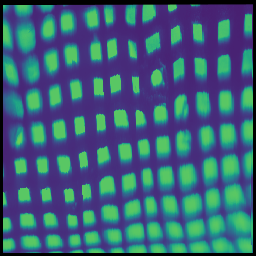
#> input picture Image Processing/Cap403border.png, 256 x 256 px
$ python 'Technique Testing.py'
#> lines starting #> are read from the running program, lines starting #| are printed output that depends on the picture; after the words box and inside, x2 and y2 are one past the last pixel; in counts of white or black regions, pixels touching at a corner belong together
from scipy import ndimage as ndi
import skimage as ski
import skimage.morphology as morph
from skimage.color import label2rgb
from skimage.feature import canny
import matplotlib.pyplot as plt

img = ski.io.imread('Cap403border.png', as_gray=True)
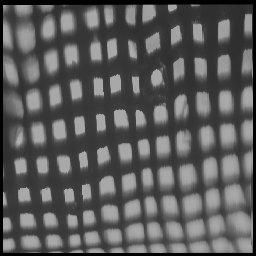
#> img: shape (256, 256) float64; min 0, max 0.696, mean 0.355
edges = canny(img, sigma=3.5)
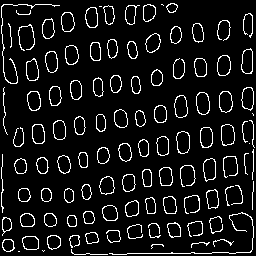
#> edges: shape (256, 256) bool; 8.6% white in thin lines or dots
edges = morph.dilation(edges)
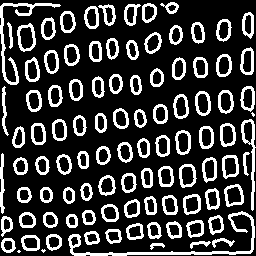
#> edges: shape (256, 256) bool; 23.2% white; 99 white regions (3 under 20 px), largest, box (x1, y1, x2, y2) and area: (68, 211, 255, 256) 915, (0, 3, 61, 85) 592, (241, 119, 256, 211) 369
filled = ndi.binary_fill_holes(edges)
#> filled: shape (256, 256) bool; 37.5% white; 99 white regions (3 under 20 px), largest, box (x1, y1, x2, y2) and area: (68, 211, 255, 256) 959, (0, 3, 61, 85) 592, (241, 119, 256, 211) 503
filled = morph.erosion(filled)
#> filled: shape (256, 256) bool; 28.3% white; 105 white regions (5 under 20 px), largest, box (x1, y1, x2, y2) and area: (18, 24, 35, 51) 360, (225, 185, 243, 206) 300, (180, 165, 196, 187) 290
filled = morph.remove_small_objects(filled, min_size=70)
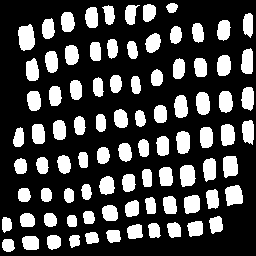
#> filled: shape (256, 256) bool; 27% white; 88 white regions, largest, box (x1, y1, x2, y2) and area: (18, 24, 35, 51) 360, (225, 185, 243, 206) 300, (180, 165, 196, 187) 290
labeled, _ = ndi.label(filled)
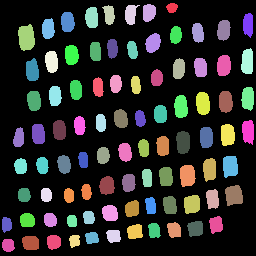
#> labeled: shape (256, 256) int32; 89 distinct labels, from 0 to 88; one colour per label, 0 black

image_label_overlay = label2rgb(labeled, image=filled)
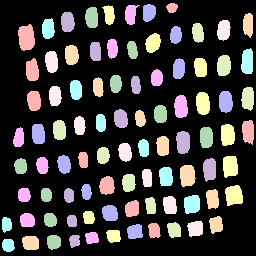
#> image_label_overlay: shape (256, 256, 3) float64; mean R, G, B 0.237, 0.226, 0.224

fig, axes = plt.subplots(1, 2, figsize=(8, 3), sharey=True)
axes[0].imshow(img, cmap=plt.cm.gray, interpolation='nearest')
axes[0].contour(filled, [0.5], linewidths=1.2, colors='y')
axes[1].imshow(image_label_overlay, interpolation='nearest')

_, ax = plt.subplots(figsize=(4, 3))
ax.imshow(filled, cmap=plt.cm.gray, interpolation='nearest')
ax.set_title('filling the holes')
ax.axis('off')
plt.show()
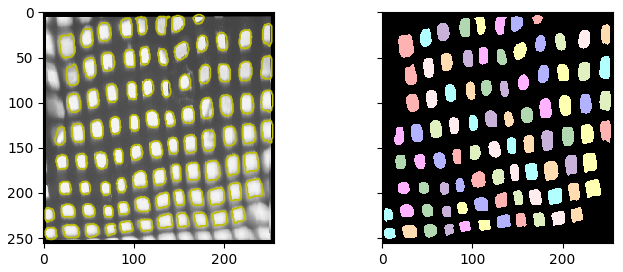
#> figure drawn by matplotlib, 2 panels

$ run again, with Image Processing/Cap403.bmp saved as Image Processing/Cap403border.png
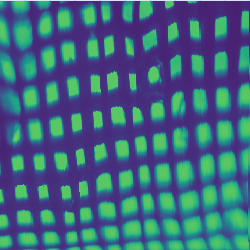
#> input picture Image Processing/Cap403.bmp, 250 x 250 px
#> `edges = canny(img, sigma=3.5)`:
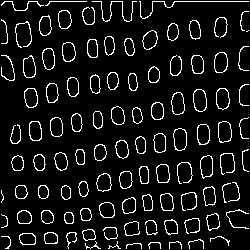
#> edges: shape (250, 250) bool; 8.4% white in thin lines or dots
#> labeled: shape (250, 250) int32; 81 distinct labels, from 0 to 80
#> `plt.show()`:
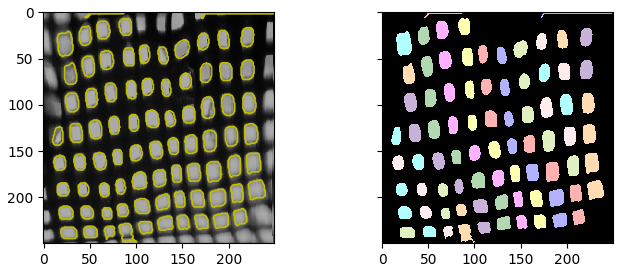
#> figure drawn by matplotlib, 2 panels
